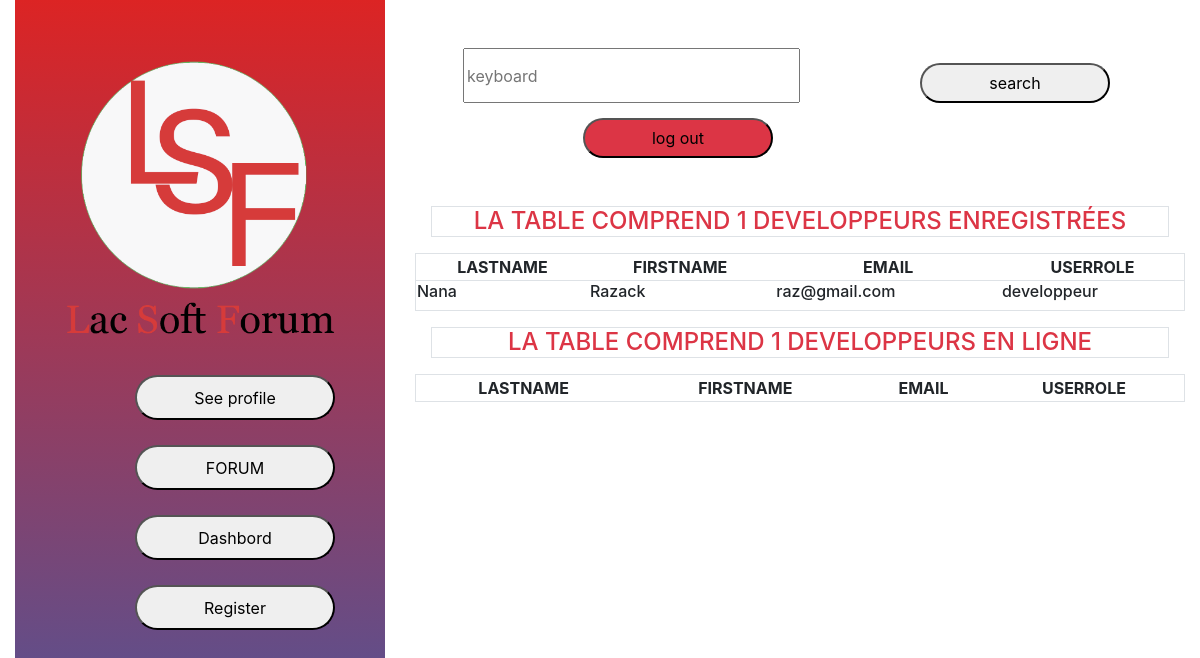
Page /dashtraitement.php on the committed database.
### tables this page shows
CREATE TABLE `dev` (
  `id_dev` int(11) NOT NULL,
  `lastName` varchar(20) NOT NULL,
  `firstName` varchar(20) NOT NULL,
  `email` varchar(50) NOT NULL,
  `mdp` varchar(100) NOT NULL,
  `userrole` varchar(15) NOT NULL
);

### dashtraitement.php (the view, shortened to what this page needs)
<!DOCTYPE html>
<html lang="en">
<head>
    <link rel="stylesheet" href="styles/style.css">
    <link rel="stylesheet" href="dash.css">
    <link rel="stylesheet" href="bootstrap/css/bootstrap.min.css">
    <link rel="stylesheet" href="bootstrap/js/bootstrap.min.js">
</head>
<body>
<section class="container-fluid">
   <section class="row">
   <section class=" col-lg-4 col-md-4 col-mx-12 gauche">
   <div class="cote">
           <div>
               <img src="images/lacsoftforum.png" alt="" width="350px">
           </div>
        <form action="" method="POST">
        <div class="form">
            <div class="tab-tete">
               <div class="active"><button>See profile</button></div>
               <div><button> FORUM</button> </div>
               <div><button> Dashbord</button> </div>
               <div><button> Register</button> </div>
               </div>
      </div>
      </form>
   </section>
   <section class=" col-lg-8 col-md-8 col-mx-12 gauche">
   <div class="form-element row m-5">
<input type="text" class="formcontrol w-50" placeholder="keyboard" name="role">
   <button type="submit" class="w-10 " name="envoyer">search</button>
<button type="submit" class="w-10 bg-danger" name="envoyer">log out</button>
   </div>
<?php
    $bdd = new PDO("mysql:host=localhost;dbname=developpeur","root", "");
    $bdd->setAttribute(PDO::ATTR_ERRMODE, PDO::ERRMODE_EXCEPTION);
    $result = $bdd->query("SELECT * FROM dev ORDER BY lastName");
    if (!$result){
        echo"la recuperation a echoue";
    }else{
        $nbre = $result->rowCount();
        ?>
        <h4 class="text-center text-uppercase text-danger border bg-white m-3">La table comprend <?= $nbre ?> developpeurs enregistrées</h4>
       <table class="m-auto w-100 border-bg-white">
       <tr class="border bg-white ">
            <th class="text-center text-uppercase ">lastName</th>
            <th class="text-center text-uppercase ">firstName&nbsp;</th>
            <th class="text-center text-uppercase ">email</th>
            <th class="text-center text-uppercase">userrole</th>
        </tr>
        <?php
    while($data = $result->fetch()){
        ?>
        <tr class="lines border bg-white">
            <td><h6>  <?= $data["lastName"] ?></h6></td>
            <td><h6>  <?=  $data["firstName"] ?></h6> </td>
            <td> <h6> <?=  $data["email"] ?> </h6> </td>
            <td> <h6> <?=  $data["userrole"] ?> </h6> </td>
        </tr>
        <?php
    }
        ?>
       </table>
       <div><h4 class="text-center text-uppercase text-danger border bg-white m-3">La table comprend <?= $nbre ?> developpeurs en ligne</h4>
        <table class="m-auto w-100 border-bg-white">
       <tr class="border bg-white ">
            <th class="text-center text-uppercase ">lastName</th>
            <th class="text-center text-uppercase ">firstName&nbsp;</th>
            <th class="text-center text-uppercase ">email</th>
            <th class="text-center text-uppercase">userrole</th>
        </tr>
        </table></div>
   </section>
       <?php
    }
?>
</body>
</html>

### styles/style.css (style rules this page uses)
.cote { background: -webkit-linear-gradient(to top, #4A569D, #DC2424); background: linear-gradient(to top, #4A569D, #DC2424); }
.gauche { position: absolute; }
.tab-tete { margin-left: 100px; }
.tab-tete div button { margin-left: 20px; margin-top: 25px; border-radius: 30px; width: 200px; height: 45px; }
.active { overflow: hidden; }
.form-element button { width: 190px; height: 40px; margin-left: 120px; margin-top: 15px; border-radius: 30px; }

### dash.css (style rules this page uses)
.m-auto { width: 600px; max-height: 400px; border: solid 1px whitesmoke; }
.cote { background: -webkit-linear-gradient(to top, #4A569D, #DC2424); background: linear-gradient(to top, #4A569D, #DC2424); height: 800px; }

### rows in the picture
dev: lastName "Nana", firstName "Razack", email "raz@gmail.com", userrole "developpeur"

### other values in the picture
$nbre "1"
